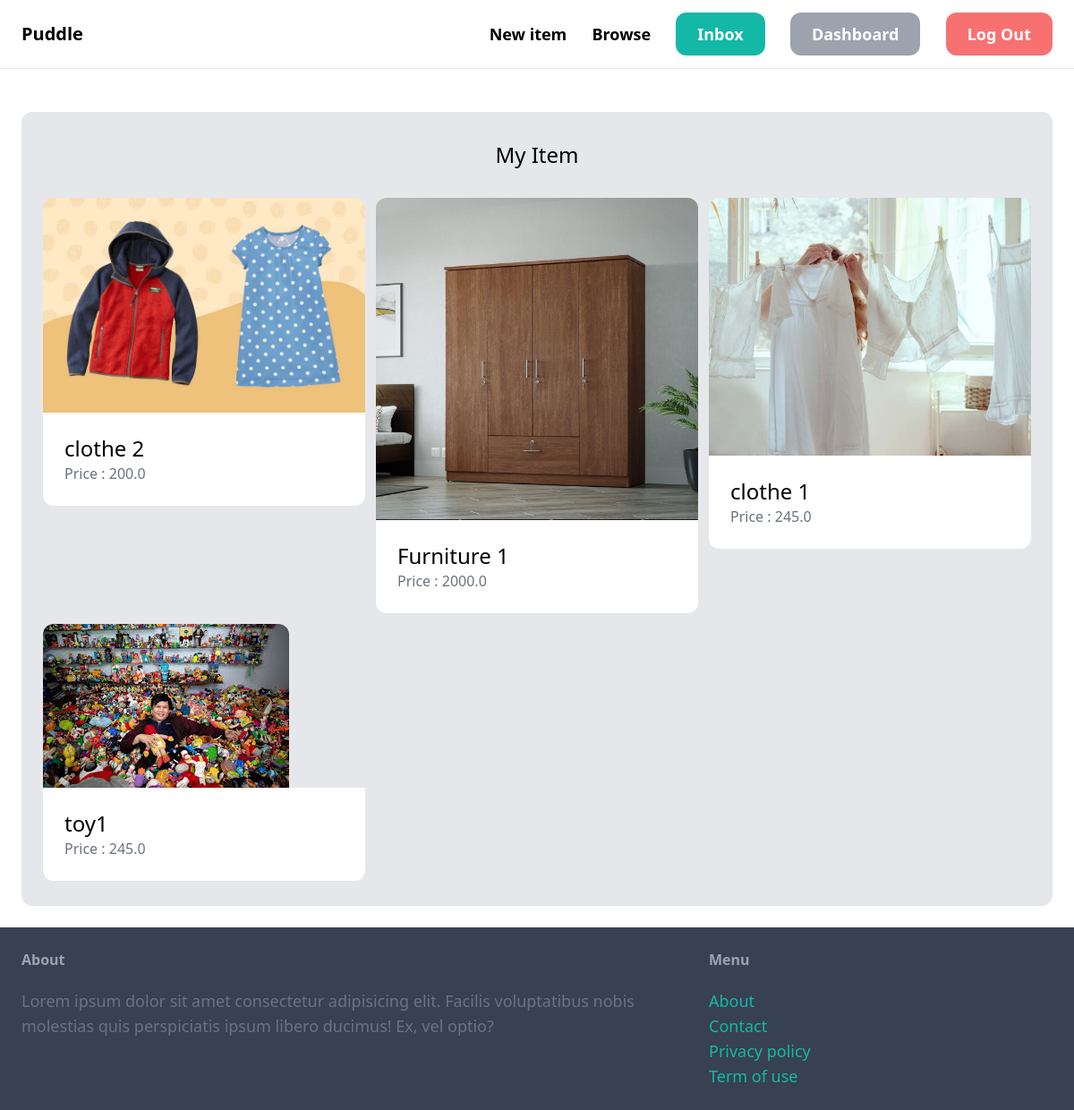
The page /dashboard/ (signed in) on the database its author committed.
### item/models.py (models this page shows, shortened)
class Item(models.Model):
    category = models.ForeignKey(Category, related_name='items', on_delete=models.CASCADE)
    name = models.CharField(max_length=255)
    description = models.TextField(blank=True, null=True)
    price = models.FloatField()
    image = models.ImageField(upload_to='item_images',blank=True,null=True)
    is_sold = models.BooleanField(default=False)
    created_by = models.ForeignKey(User, related_name='items', on_delete=models.CASCADE)
    created_at = models.DateTimeField(auto_now_add=True)

### dashboard/views.py (the view)
# urls.py: path('',views.index,name='index'),
@login_required
def index(request):
    items = Item.objects.filter(created_by=request.user)
    return render(request,'dashboard/index.html',{
        'items':items,
    })

### dashboard/templates/dashboard/index.html (shortened to what this page needs)
{% extends 'core/base.html' %}
{% block content  %}
 <div class="mt-6 px-6 py=12 bg-gray-200 rounded-xl">
    <h2 class='pt-8 mb-8 text-2xl text-center'>My Item</h2>
    <div class='grid grid-cols-3 gap-3 pb-7'>
        {% for item in items%}
            <div>
                <a href="{% url 'item:detail' item.id %}">
                    <div >
                        <img src="{{item.image.url}}" class="rounded-t-xl"   alt="">
                    </div>
                    <div class="p-6 bg-white rounded-b-xl">
                        <h2 class="text-2xl">{{item.name}}</h2>
                        <p class="text-gray-500">Price : {{item.price}}</p>
                    </div>
                </a>
            </div>
        {% endfor %}
    </div>
 </div>
{% endblock  %}

### rows shown on the page
Item: image (picture), name "clothe 2", price "200.0"
Item: image (picture), name "Furniture 1", price "2000.0"
Item: image (picture), name "clothe 1", price "245.0"
Item: image (picture), name "toy1", price "245.0"
